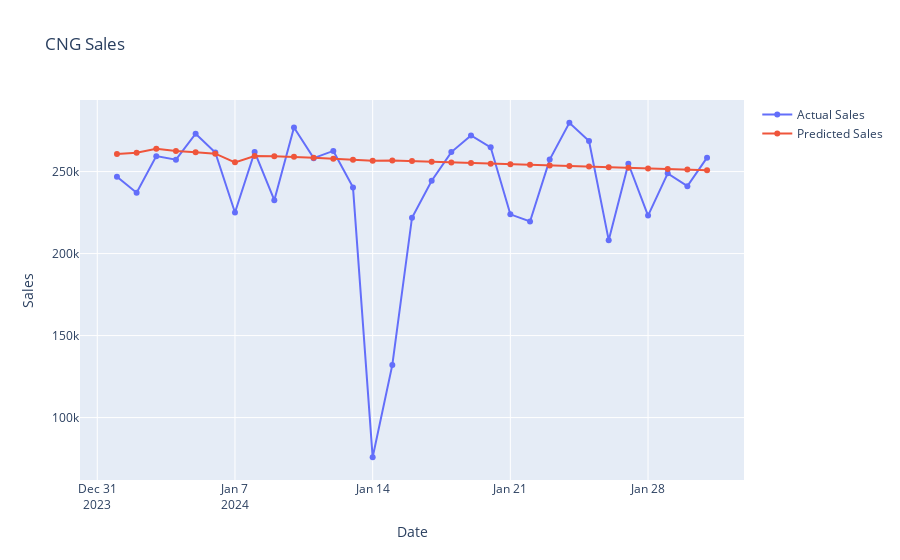

Notebook source saved alongside this figure:
### Code cell
features = ['IsWeekend', 'Day_sin', 'Day_cos', 'Month_sin',
       'Month_cos', 'Weekday_sin', 'Weekday_cos', 'DayOfYear_sin',
       'DayOfYear_cos', 'Sales_MA_7' 
         ]
target = 'Sales'
plot_graphs = True

train_df, test_df = get_train_val_test_dfs(combined_df)
model, history = model_train(train_df,  features, target)
# if(plot_graphs):
#     plot_training_graphs(history)

test_df = model_test(model, train_df, test_df,features, target)
print(f"MAPE for test data: {mape(test_df['Sales'],test_df['Predicted_Sales'])}")

if(plot_graphs):
    plot_test_graphs(test_df)
